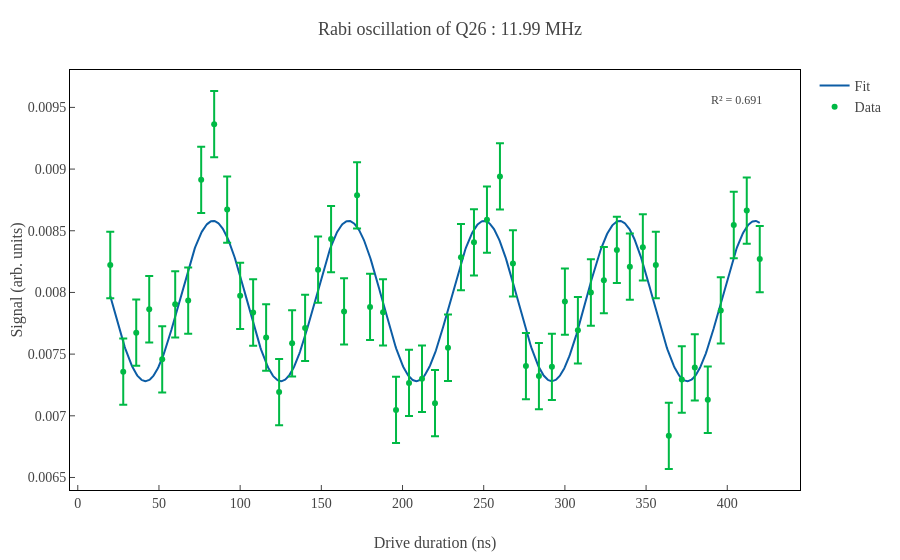
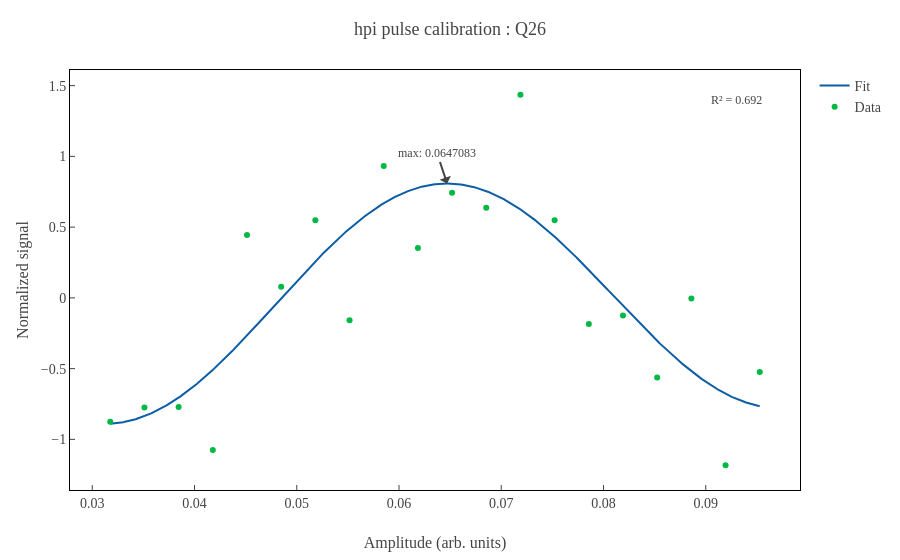
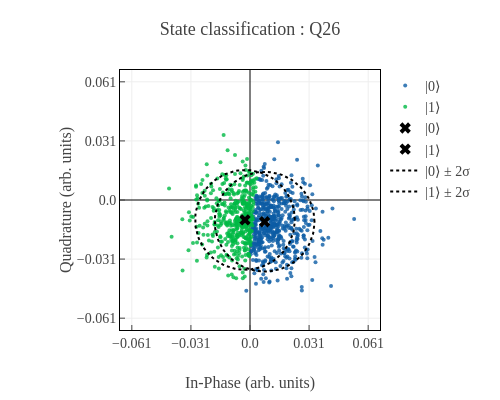
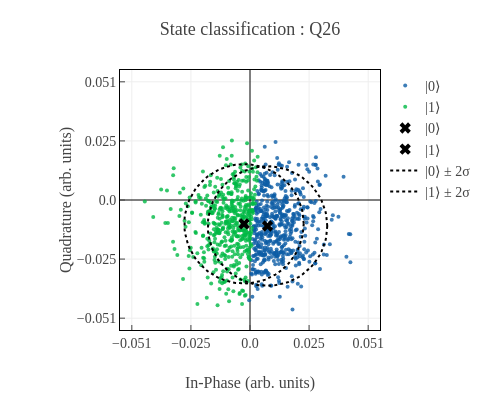

The cell these charts' notebook holds for them, in order:
### Code cell
# Prepare the X90 pulse and store the GMM state centers used by gmm_linear.
exp.obtain_rabi_params([target], plot=True)
exp.calibrate_hpi_pulse([target], plot=True)
exp.build_classifier([target], n_states=2, n_shots=10000, plot=True)
